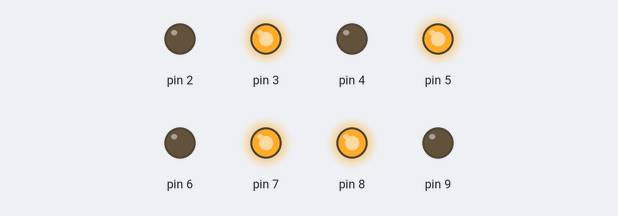
A sketch run on a simulated Arduino Uno, built with avr-gcc and run on an emulated ATmega328P. Shown: output pins drawn as LEDs (lit = HIGH).

Above: at 0.1 s.
Timing chart, 0 to 1.6 s (numbered marks = the images above):
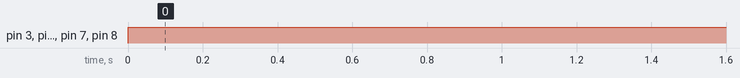

Measured:
- by itself, pin 3, pin 5, pin 7, pin 8: LOW → HIGH at 0.00 s

The sketch:

Motores.ino
```cpp
/*
--Intelirobot--
	facilita el uso de MC33926
*/
#include <MC33926.h>
MC33926 drive= MC33926();
MC33926 drive2= MC33926();
void setup() { //EN1-30
	drive.setEn(30);//pin de encendido y apagado
        drive2.setEn(31);
	drive.setM1(38, 39, 2, 3); //:D pin1-digital-encendido-avanza, pin2-digital-apagado-avanza, pwm1, pwm-velocidad
	drive.setM2(37, 36, 4, 5); // :D declara los pines de el segundo motor
        drive2.setM1(34, 35, 6, 7); //:D
        drive2.setM2(33, 32, 9, 8); //:D
}
void loop() { //1_M1-M2
        //avanza
        drive.fwd(0, 255); //motor 1 avanza (pin1-HIGH y pin2-LOW)
	drive.fwd(1, 255);
        drive2.fwd(0, 255);
        drive2.fwd(1, 255);
}
```
